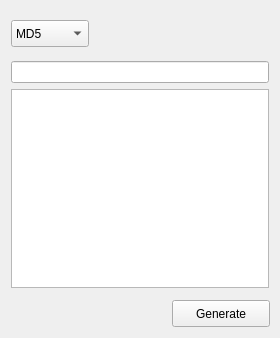
<?xml version="1.0" encoding="UTF-8"?>
<ui version="4.0">
 <class>Form</class>
 <widget class="QWidget" name="Form">
  <property name="geometry">
   <rect>
    <x>0</x>
    <y>0</y>
    <width>280</width>
    <height>338</height>
   </rect>
  </property>
  <property name="windowTitle">
   <string>Form</string>
  </property>
  <widget class="QComboBox" name="comboBox">
   <property name="geometry">
    <rect>
     <x>11</x>
     <y>20</y>
     <width>78</width>
     <height>27</height>
    </rect>
   </property>
   <item>
    <property name="text">
     <string>MD5</string>
    </property>
   </item>
   <item>
    <property name="text">
     <string>SHA</string>
    </property>
   </item>
   <item>
    <property name="text">
     <string>SHA224</string>
    </property>
   </item>
   <item>
    <property name="text">
     <string>SHA256</string>
    </property>
   </item>
   <item>
    <property name="text">
     <string>SHA384</string>
    </property>
   </item>
   <item>
    <property name="text">
     <string>SHA512</string>
    </property>
   </item>
  </widget>
  <widget class="QPushButton" name="pushButton">
   <property name="geometry">
    <rect>
     <x>172</x>
     <y>300</y>
     <width>98</width>
     <height>27</height>
    </rect>
   </property>
   <property name="text">
    <string>Generate</string>
   </property>
  </widget>
  <widget class="QWidget" name="">
   <property name="geometry">
    <rect>
     <x>11</x>
     <y>61</y>
     <width>258</width>
     <height>227</height>
    </rect>
   </property>
   <layout class="QVBoxLayout" name="verticalLayout">
    <item>
     <widget class="QLineEdit" name="lineEdit"/>
    </item>
    <item>
     <widget class="QTextEdit" name="textEdit"/>
    </item>
   </layout>
  </widget>
  <zorder>lineEdit</zorder>
  <zorder>textEdit</zorder>
  <zorder>comboBox</zorder>
  <zorder>lineEdit</zorder>
  <zorder>pushButton</zorder>
  <zorder>textEdit</zorder>
  <zorder>lineEdit</zorder>
  <zorder>textEdit</zorder>
 </widget>
 <resources/>
 <connections/>
</ui>
